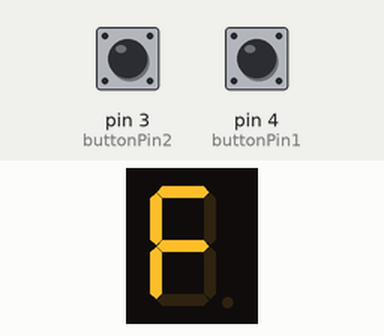
Recording of a sketch running on a simulated Arduino Uno, built with avr-gcc and run on an emulated ATmega328P. On the bench: 1-digit seven-segment display. Wiring (inferred from the names in the program): 1-digit 7-segment display, segments lit when HIGH: segments pin 11, pin 10, pin 9, pin 8, pin 7, pin 6, pin 5. The inputs (shaded band) are chosen by the test bench; at power-on: pin 3 (buttonPin2) LOW, pin 4 (buttonPin1) HIGH. The segment pins are drawn as the display they are named for.

Above: at 1.2 s.
1.3 s: pin 3 (buttonPin2) pulled HIGH for 0.15 s
At 1.7 s:
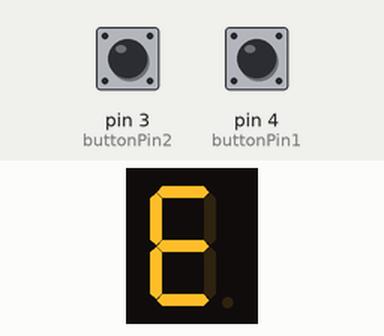
2.9 s: pin 3 (buttonPin2) pulled HIGH for 1 s
At 4.2 s:
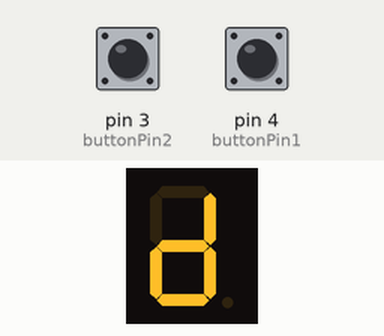
5.4 s: pin 3 (buttonPin2) pulled HIGH for 0.15 s
At 6.1 s:
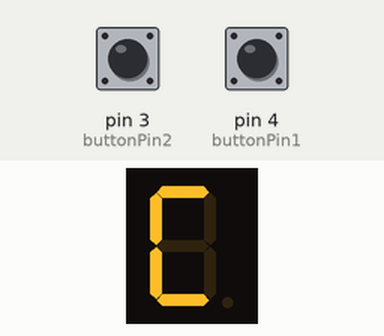
7.0 s: pin 3 (buttonPin2) pulled HIGH for 3.2 s
At 11.4 s:
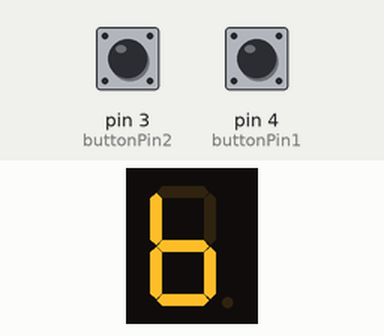
11.7 s: pin 3 (buttonPin2) pulled HIGH for 0.15 s
At 13.2 s:
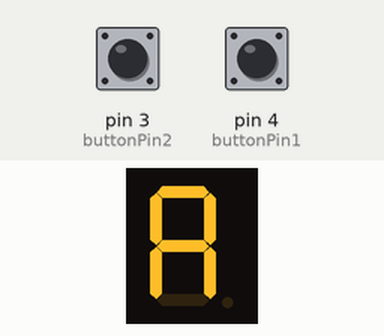
Timing chart, 0 to 14.3 s (numbered marks = the images above; inputs shaded):
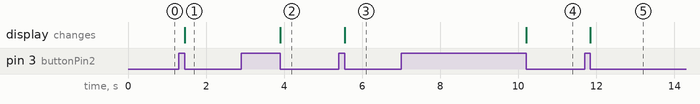

Measured:
- after the input at 1.3 s, the display: changes after 0.15 s (image 1)
- after the input at 2.9 s, the display: changes after 1.0 s (image 2)
- after the input at 5.4 s, the display: changes after 0.15 s (image 3)
- after the input at 7.0 s, the display: changes after 3.2 s (image 4)
- after the input at 11.7 s, the display: changes after 0.15 s (image 5)

The sketch:

Lab05.ino
```cpp
int seg[]={11,10,9,8,7,6,5};  //儲存七段顯示器接角
int buttonPin1 = 4; //按鈕1接角
int buttonPin2 = 3; //按鈕2接角
int i,j;  //迴圈計數器
char ch; //
int num=0;
boolean buttonState1,buttonState2;
//共陰七段顯示器16進位編碼表
char TAB[] = {0x3F,0x06,0x5B,0x4F,0x66,0x6D,0x7D,0x27,0x7F,0x67,0x77,0x7C,0x39,0x5E,0x79,0x71}; //0~9 A-b-C-d-E-F
void output(byte dat);
void input();
void button1();
void button2();
void test();

void setup() {
  for(i=0;i<7;i++){
    pinMode(seg[i],OUTPUT);
  }
  Serial.begin(9600);

  pinMode(buttonPin1,INPUT);
  pinMode(buttonPin2,INPUT);
  output(TAB[0]);
}

void loop() {
  test();
  input();
  button1();
  button2();
}

void output(byte dat){
  for(j=0;j<7;j++){
    if(dat%2==1){
      digitalWrite(seg[j],HIGH);
    }
    else{
      digitalWrite(seg[j],LOW);
    }
    dat = dat/2;  //進行下一位元處理
  }
}

void input(){
 if(Serial.available()){  //判斷緩衝區有無資料
    ch = Serial.read();  //從串列緩衝區讀取一個字元

    if(ch=='+'){
      num+=1;
      test();
      output(TAB[num]);
      Serial.write("+");   //在監控視窗顯示訊息
    }
    else if(ch=='-'){
      num-=1;
      test();
      output(TAB[num]);
      Serial.write("-");   //在監控視窗顯示訊息
    }
  }
}

//判斷按鈕1是否按下(+)
void button1(){
  buttonState1 = digitalRead(buttonPin1); //讀取按鈕狀態

  if(buttonState1 == LOW){  //按下
    num+=1;
    test();
    output(TAB[num]);

    delay(20);  //彈跳延遲
    while(1){
      buttonState1 = digitalRead(buttonPin1);
      if(buttonState1 == HIGH){  //放開
        break;
      }
    }
    delay(20);  //彈跳延遲
  }
}

//判斷按鈕2是否按下(-)
void button2(){
  buttonState2 = digitalRead(buttonPin2); //讀取按鈕狀態

  if(buttonState2 == LOW){  //按下
    num-=1;
    test();
    output(TAB[num]);
    delay(20);  //彈跳延遲
    while(1){
      buttonState2 = digitalRead(buttonPin2);
      if(buttonState2 == HIGH){  //放開
        break;
      }
    }
    delay(20);  //彈跳延遲
  }
}

void test(){
  if(num == 16){
    num = 0;
  }
  else if(num == -1){
    num = 15;
  }
}
```
